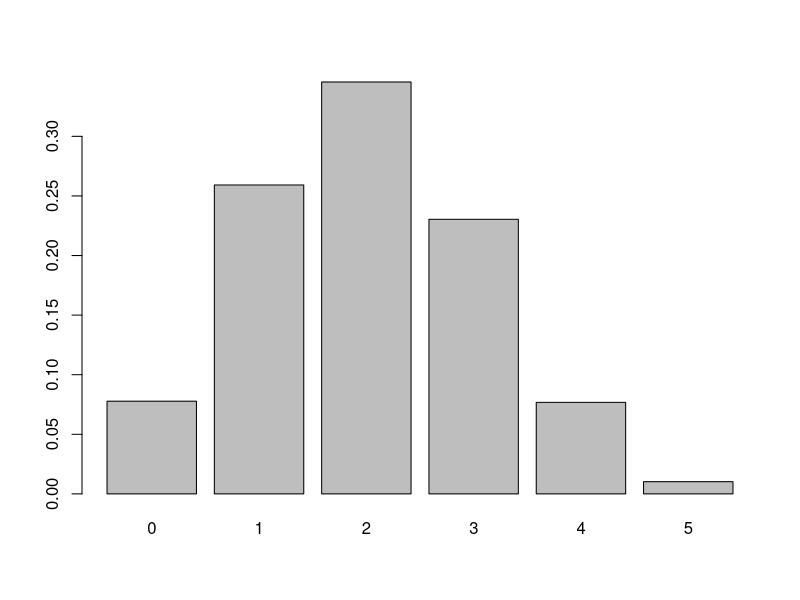
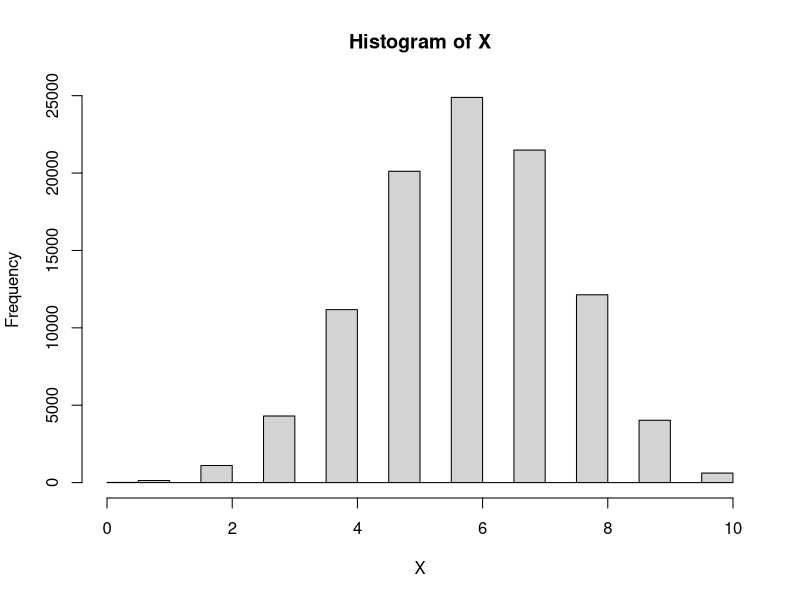
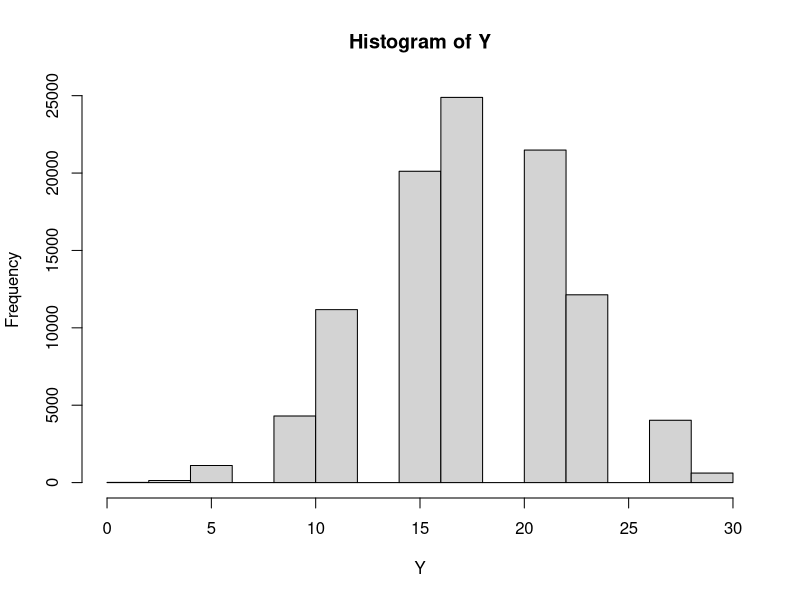
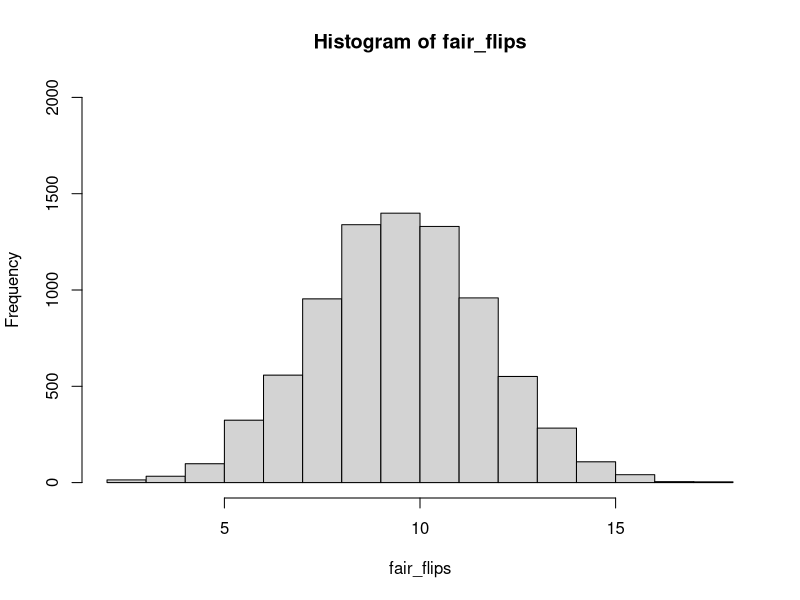
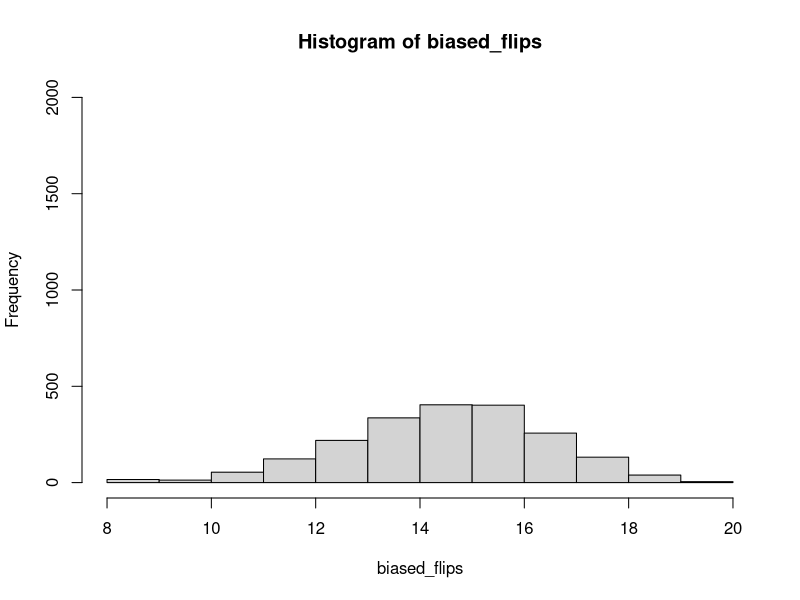
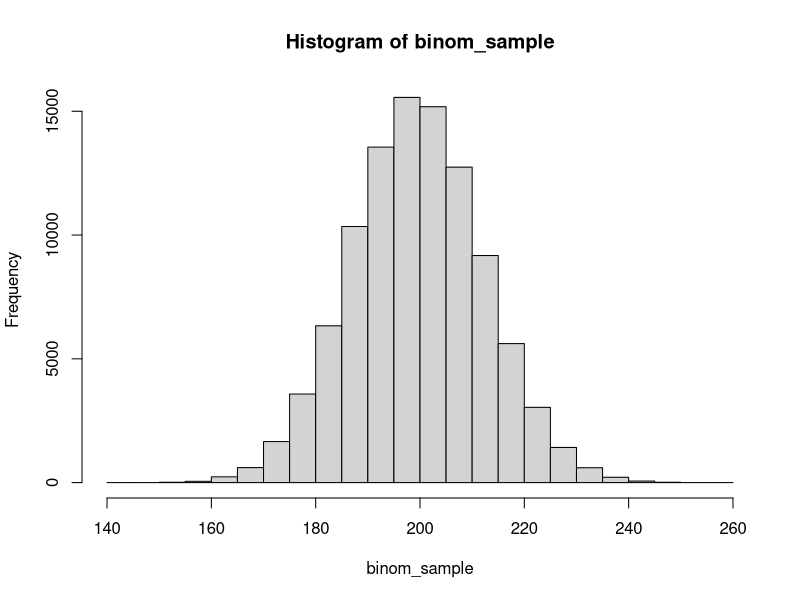
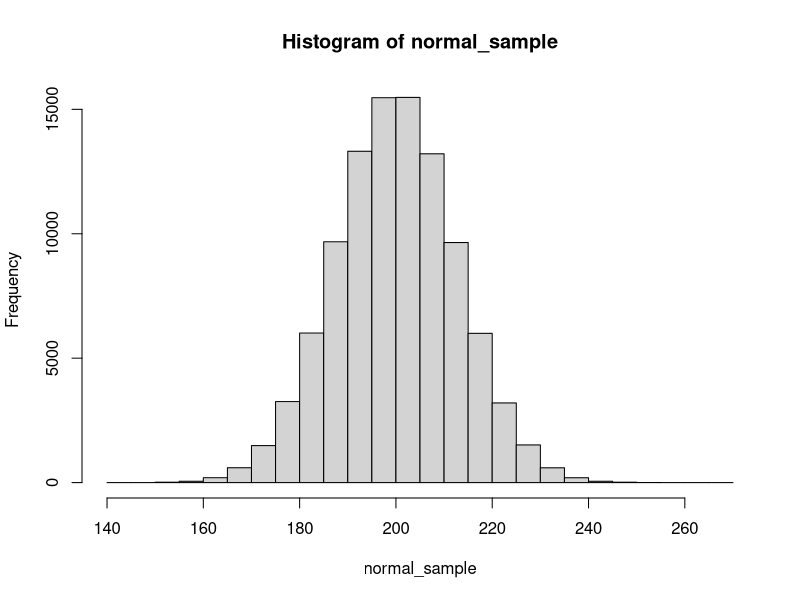
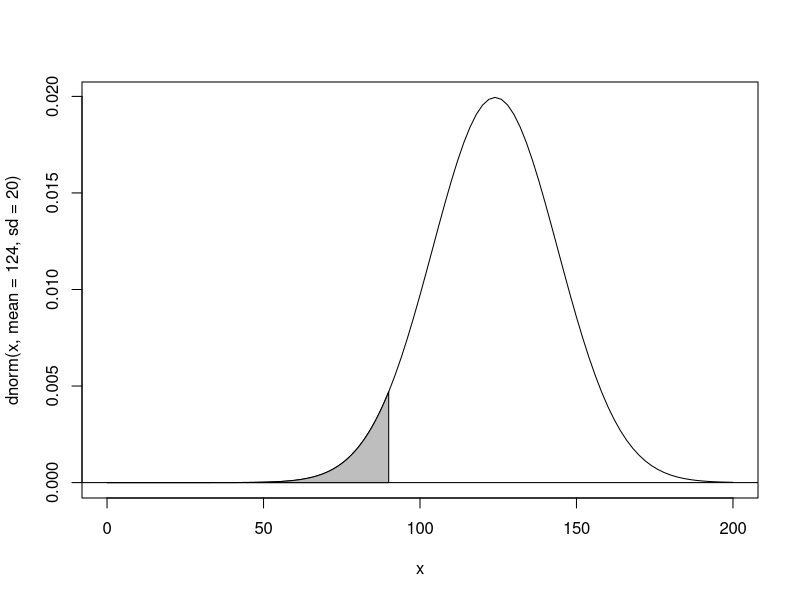

Generate these figures, in order, with R:
## ---- chunk 1
flips<- rbinom(100000,10, .5)
mean(flips)

X<- rbinom(100000,10, .5)
var(flips)
## ---- chunk 2
#Calculate the expected value using the exact formula
print(25*0.3)

# Confirm with a simulation using rbinom
X<-rbinom(10000,25, 0.3)
mean(X)

# Calculate the variance using the exact formula
print(25*0.3*0.7)

# Confirm with a simulation using rbinom
X<-rbinom(10000,25,0.3)
var(X)
## ---- chunk 3
# Density (mass) at 3 in a binomial distribution with 5 trials with success probability of 0.4
dbinom(x = 3, size = 5, prob = 0.4)

# Density (mass) at c(1,2,3) in a binomial distribution with 5 trials with success probability of 0.4
dbinom(x = c(1,2,3), size = 5, prob = 0.4)

# Graphing the distribution: Use barplot() as it is a discrete distribution. Give 0:5 (= c(0,1,2,3,4,5))
barplot(dbinom(x = 0:5, size = 5, prob = 0.4), names.arg = 0:5)
## ---- chunk 4
# Simulate 100,000 flips of a coin with a 40% chance of heads
A <- rbinom(100000, 1, 0.4)

# Simulate 100,000 flips of a coin with a 20% chance of heads
B <- rbinom(100000, 1, 0.2)

# Estimate the probability both A and B are heads
mean(A&B)
## ---- chunk 5
# You've already simulated 100,000 flips of coins A and B
A <- rbinom(100000, 1, .4)
B <- rbinom(100000, 1, .2)

# Simulate 100,000 flips of coin C (70% chance of heads)
C <- rbinom(100000, 1, .7)

# Estimate the probability A, B, and C are all heads
mean(A&B&C)
## ---- chunk 6
# Simulate 100,000 flips of a coin with a 60% chance of heads
A <- rbinom(100000, 1, 0.6)

# Simulate 100,000 flips of a coin with a 10% chance of heads
B <- rbinom(100000, 1, 0.1)

# Estimate the probability either A or B is heads
mean (A | B)
## ---- chunk 7
# Use rbinom to simulate 100,000 draws from each of X and Y
X <- rbinom(100000, 10, .6)
Y <- rbinom(100000, 10, .7)

# Estimate the probability either X or Y is <= to 4
mean(X <= 4 | Y <= 4)

# Use pbinom to calculate the probabilities separately
prob_X_less <- pbinom(4, 10, .6)
prob_Y_less <- pbinom(4, 10, .7)

# Combine these to calculate the exact probability either <= 4
prob_X_less + prob_Y_less - prob_X_less * prob_Y_less
## ---- chunk 8
X <- rbinom(100000, 10, .6)
## ---- chunk 9
Y<-3*X
## ---- chunk 10
hist(X)
hist(Y)
## ---- chunk 11
# Simulate 100,000 draws of a binomial with size 20 and p = .1
X <- rbinom(100000, 20, 0.1)

# Estimate the expected value of X
mean(X)

# Estimate the expected value of 5 * X
Y= 5*X
mean(Y)

# X is simulated from 100,000 draws of a binomial with size 20 and p = .1
X <- rbinom(100000, 20, .1)

# Estimate the variance of X
var(X)

# Estimate the variance of 5 * X
Y<- 5*X
var(Y)
## ---- chunk 12
# Simulate 100,000 draws of X (size 20, p = .3) and Y (size 40, p = .1)
X <- rbinom(100000, 20, 0.3)
Y <-rbinom(100000, 40, 0.1)

# Estimate the expected value of X + Y
mean(X+Y)

# Simulation from last exercise of 100,000 draws from X and Y
X <- rbinom(100000, 20, .3) 
Y <- rbinom(100000, 40, .1)

# Find the variance of X + Y
var(X+Y)

# Find the variance of X + Y
var(X+Y)
## ---- chunk 13
# Simulate 50000 cases of flipping 20 coins from fair and from biased
fair <- rbinom(50000, 20, 0.5)
biased <- rbinom(50000, 20, 0.75)

# How many fair cases, and how many biased, led to exactly 11 heads?
fair_11 <- sum(fair==11)
biased_11 <- sum(biased==11)

# Find the fraction of fair coins that are 11 out of all coins that were 11

#This is the posterior probability that a coin with 11/20 is fair.
fair_11/(fair_11+biased_11)
## ---- chunk 14
# Simulate 50000 cases of flipping 20 coins from fair and from biased
fair <-rbinom(50000, 20, 0.5)
biased <-rbinom(50000, 20, 0.75)

# How many fair cases, and how many biased, led to exactly 16 heads?
fair_16 <- sum(fair==16)
biased_16 <- sum(biased==16)

# Find the fraction of fair coins that are 16 out of all coins that were 16

# This is the posterior probability that a coin with 16/20 is fair.
fair_16/(fair_16+biased_16)
## ---- chunk 15
# Simulate 8000 cases of flipping a fair coin, and 2000 of a biased coin
fair_flips <- rbinom (8000, 20, 0.5)
biased_flips <-rbinom (2000, 20, 0.75)

# Find the number of cases from each coin that resulted in 14/20
fair_14 <- sum(fair_flips==14)
biased_14 <-sum(biased_flips==14)

# Use these to estimate the posterior probability
fair_14/(fair_14+biased_14)
## ---- chunk 16
hist(fair_flips, ylim=c(0,2000))
hist(biased_flips, ylim=c(0,2000))
## ---- chunk 17
# Simulate 80,000 draws from fair coin, 10,000 from each of high and low coins
flips_fair <- rbinom(80000, 20, 0.5)
flips_high <- rbinom(10000, 20, 0.75)
flips_low <- rbinom(10000, 20, 0.25)

# Compute the number of coins that resulted in 14 heads from each of these piles
fair_14 <- sum(flips_fair==14)
high_14 <- sum(flips_high==14)
low_14 <- sum(flips_low==14)

# Compute the posterior probability that the coin was fair
fair_14/(fair_14+high_14+low_14)
## ---- chunk 18
# Use dbinom to calculate the probability of 11/20 heads with fair or biased coin
probability_fair <- dbinom(11, 20, 0.5)
probability_biased <-dbinom(11, 20, 0.75)

# Calculate the posterior probability that the coin is fair
probability_fair/(probability_fair+probability_biased)

# Find the probability that a coin resulting in 14/20 is fair

probability_fair <- dbinom(14, 20, 0.5)
probability_biased <-dbinom(14, 20, 0.75)

probability_fair/(probability_fair+probability_biased)
## ---- chunk 19
# Find the probability that a coin resulting in 18/20 is fair
probability_fair <- dbinom(18, 20, 0.5)
probability_biased <-dbinom(18, 20, 0.75)

probability_fair/(probability_fair+probability_biased)
## ---- chunk 20
# Use dbinom to find the probability of 16/20 from a fair or biased coin
probability_16_fair <-dbinom(16, 20, 0.5)
probability_16_biased <-dbinom(16, 20, 0.75)

# Use Bayes' theorem to find the posterior probability that the coin is fair

(probability_16_fair*0.99)/((probability_16_fair*0.99)+(probability_16_biased*0.01))
## ---- chunk 21
# Draw a random sample of 100,000 from the Binomial(1000, .2) distribution
binom_sample <- rbinom(100000, 1000, 0.2)

# Draw a random sample of 100,000 from the normal approximation
expected_value <- 1000*0.2
variance <- 1000*0.2*0.8
stdev <- sqrt(variance)
normal_sample <- rnorm(100000, expected_value, stdev)
## ---- chunk 22
# Compare the two distributions with the compare_histograms function
hist(binom_sample)
hist(normal_sample)
## ---- chunk 23
# Simulations from the normal and binomial distributions
binom_sample <- rbinom(100000, 1000, .2)
normal_sample <- rnorm(100000, 200, sqrt(160))

# Use binom_sample to estimate the probability of <= 190 heads
mean(binom_sample <= 190)

# Use normal_sample to estimate the probability of <= 190 heads
mean(normal_sample <= 190)

# Calculate the probability of <= 190 heads with pbinom
pbinom(190, 1000, .2)

# Calculate the probability of <= 190 heads with pnorm
pnorm(190, 200, sqrt(160))
## ---- chunk 24
#Probability of having a value *lower* than 90 in a normal distribution with a mean of 124 and sd of 20.

pnorm(q = 90, mean = 124, sd = 20, lower.tail = TRUE)

curve(dnorm(x, mean = 124, sd = 20), xlim = c(0, 200))
abline(h = 0)
sequence <- seq(0, 90, 0.1)
polygon(x = c(sequence,90,0),
        y = c(dnorm(c(sequence),124,20),0,0),
        col = "grey")
## ---- chunk 25
# Draw a random sample of 100,000 from the Binomial(10, .2) distribution
binom_sample <- rbinom(100000, 10, .2)

# Draw a random sample of 100,000 from the normal approximation
normal_sample <- rnorm(100000, 2, sqrt(1.6))
## ---- chunk 26
# Compare the two distributions with the compare_histograms function
hist(binom_sample)
hist(normal_sample)
## ---- chunk 27
# Density at 90 in a normal distribution with a mean of 124 and sd of 20
dnorm(x = 90, mean = 124, sd = 20)

# Density at c(10,20,30) in a normal distribution with a mean of 124 and sd of 20
dnorm(x = c(10,20,30), mean = 124, sd = 20)

# Graphing the distribution: Do not give a value to x, then wrap with curve() function
curve(dnorm(x, mean = 124, sd = 20), xlim = c(0, 200))
## ---- chunk 28
#flipping many coins, each with low distribution (N is large and p is small)

# Draw a random sample of 100,000 from the Binomial(1000, .002) distribution
binom_sample <- rbinom(100000, 1000, 2/1000)

# Draw a random sample of 100,000 from the Poisson approximation
poisson_sample <- rpois(100000, 2)
## ---- chunk 29
# Compare the two distributions with the compare_histograms function
hist(binom_sample) 
hist(poisson_sample)
## ---- chunk 30
# Simulate 100,000 draws from Poisson(2)
poisson_sample <- rpois(100000, 2)

# Find the percentage of simulated values that are 0
mean(poisson_sample==0)
## ---- chunk 31
# Simulate 100,000 draws from Poisson(1)
X<- rpois(100000, 1)

# Simulate 100,000 draws from Poisson(2)
Y<- rpois(100000, 2)

# Add X and Y together to create Z
Z<-X+Y
## ---- chunk 32
# Use compare_histograms to compare Z to the Poisson(3)
hist(Z)
hist(rpois(100000, 3))
## ---- chunk 33
# Simulate 100 instances of flipping a 20% coin
flips <- rbinom(100, 1, .2)

# Use which to find the first case of 1 ("heads")
which(flips==1)[1]

# Existing code for finding the first instance of heads
which(rbinom(100, 1, .2) == 1)[1]
## ---- chunk 34
library(ggplot2)

# Replicate this 100,000 times using replicate
replications <- replicate(100000, which(rbinom(100, 1, .2) == 1)[1])

# Histogram the replications with qplot
qplot(replications)
## ---- chunk 35
# Replications from the last exercise
replications <- replicate(100000, which(rbinom(100, 1, .2) == 1)[1])

# Generate 100,000 draws from the corresponding geometric distribution
geom_sample <- rgeom(100000, .2)

## ---- chunk 36
# Compare the two distributions with compare_histograms
hist(replications)
hist(geom_sample)
## ---- chunk 37
# Find the probability the machine breaks on 5th day or earlier
pgeom(4, .1)

# Find the probability the machine is still working on 20th day
1 - pgeom(19, .1)
## ---- chunk 38
# Calculate the probability of machine working on day 1-30
still_working <- 1 - pgeom(0:29, .1)

# Plot the probability for days 1 to 30
qplot(1:30, still_working)
